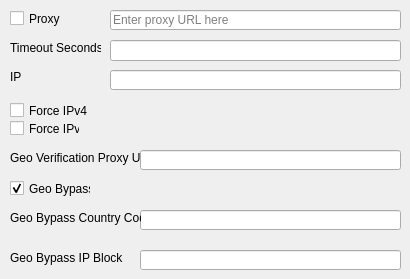
    <widget class="QWidget" name="net_geo_tab">
     <attribute name="title">
      <string>Net/Geo</string>
     </attribute>
     <widget class="QCheckBox" name="proxy_checkBox">
      <property name="geometry">
       <rect>
        <x>10</x>
        <y>10</y>
        <width>70</width>
        <height>17</height>
       </rect>
      </property>
      <property name="text">
       <string>Proxy</string>
      </property>
     </widget>
     <widget class="QLineEdit" name="proxy_url_input">
      <property name="geometry">
       <rect>
        <x>110</x>
        <y>10</y>
        <width>291</width>
        <height>20</height>
       </rect>
      </property>
      <property name="text">
       <string/>
      </property>
      <property name="placeholderText">
       <string>Enter proxy URL here</string>
      </property>
     </widget>
     <widget class="QLineEdit" name="timeout_seconds_input">
      <property name="geometry">
       <rect>
        <x>110</x>
        <y>40</y>
        <width>291</width>
        <height>21</height>
       </rect>
      </property>
     </widget>
     <widget class="QLabel" name="timeout_seconds_label">
      <property name="geometry">
       <rect>
        <x>10</x>
        <y>40</y>
        <width>91</width>
        <height>16</height>
       </rect>
      </property>
      <property name="text">
       <string>Timeout Seconds</string>
      </property>
     </widget>
     <widget class="QLabel" name="ip_label">
      <property name="geometry">
       <rect>
        <x>10</x>
        <y>70</y>
        <width>47</width>
        <height>13</height>
       </rect>
      </property>
      <property name="toolTip">
       <string>&lt;html&gt;&lt;head/&gt;&lt;body&gt;&lt;pre style=&quot; margin-top:0px; margin-bottom:16px; margin-left:0px; margin-right:0px; -qt-block-indent:0; text-indent:0px; line-height:145%;&quot;&gt;&lt;span style=&quot; font-family:'ui-monospace','SFMono-Regular','SF Mono','Menlo','Consolas','Liberation Mono','monospace'; color:#c9d1d9; background-color:transparent;&quot;&gt;Client-side IP address to bind to&lt;/span&gt;&lt;/pre&gt;&lt;/body&gt;&lt;/html&gt;</string>
      </property>
      <property name="whatsThis">
       <string>&lt;html&gt;&lt;head/&gt;&lt;body&gt;&lt;pre style=&quot; margin-top:0px; margin-bottom:16px; margin-left:0px; margin-right:0px; -qt-block-indent:0; text-indent:0px; line-height:145%;&quot;&gt;&lt;span style=&quot; font-family:'ui-monospace','SFMono-Regular','SF Mono','Menlo','Consolas','Liberation Mono','monospace'; color:#c9d1d9; background-color:transparent;&quot;&gt;Client-side IP address to bind to&lt;/span&gt;&lt;/pre&gt;&lt;/body&gt;&lt;/html&gt;</string>
      </property>
      <property name="text">
       <string>IP</string>
      </property>
     </widget>
     <widget class="QLineEdit" name="ip_input">
      <property name="geometry">
       <rect>
        <x>110</x>
        <y>70</y>
        <width>291</width>
        <height>20</height>
       </rect>
      </property>
     </widget>
     <widget class="QCheckBox" name="force_ipv4_checkBox">
      <property name="geometry">
       <rect>
        <x>10</x>
        <y>100</y>
        <width>91</width>
        <height>21</height>
       </rect>
      </property>
      <property name="text">
       <string>Force IPv4</string>
      </property>
     </widget>
     <widget class="QCheckBox" name="force_ipv6_checkBox">
      <property name="geometry">
       <rect>
        <x>10</x>
        <y>120</y>
        <width>70</width>
        <height>17</height>
       </rect>
      </property>
      <property name="text">
       <string>Force IPv6</string>
      </property>
     </widget>
     <widget class="QLineEdit" name="geo_veri_proxy_url_input">
      <property name="geometry">
       <rect>
        <x>140</x>
        <y>150</y>
        <width>261</width>
        <height>20</height>
       </rect>
      </property>
     </widget>
     <widget class="QLabel" name="geo_veri_proxy_url_label">
      <property name="geometry">
       <rect>
        <x>10</x>
        <y>150</y>
        <width>131</width>
        <height>16</height>
       </rect>
      </property>
      <property name="text">
       <string>Geo Verification Proxy URL</string>
      </property>
     </widget>
     <widget class="QCheckBox" name="geo_bypass_checkBox">
      <property name="geometry">
       <rect>
        <x>10</x>
        <y>180</y>
        <width>81</width>
        <height>17</height>
       </rect>
      </property>
      <property name="toolTip">
       <string>&lt;html&gt;&lt;head/&gt;&lt;body&gt;&lt;pre style=&quot; margin-top:0px; margin-bottom:0px; margin-left:0px; margin-right:0px; -qt-block-indent:0; text-indent:0px; line-height:145%;&quot;&gt;&lt;span style=&quot; font-family:'ui-monospace','SFMono-Regular','SF Mono','Menlo','Consolas','Liberation Mono','monospace'; color:#c9d1d9; background-color:transparent;&quot;&gt;Bypass geographic restriction via faking X-Forwarded-For HTTP header (default)&lt;/span&gt;&lt;/pre&gt;&lt;/body&gt;&lt;/html&gt;</string>
      </property>
      <property name="whatsThis">
       <string>&lt;html&gt;&lt;head/&gt;&lt;body&gt;&lt;pre style=&quot; margin-top:0px; margin-bottom:0px; margin-left:0px; margin-right:0px; -qt-block-indent:0; text-indent:0px; line-height:145%;&quot;&gt;&lt;span style=&quot; font-family:'ui-monospace','SFMono-Regular','SF Mono','Menlo','Consolas','Liberation Mono','monospace'; color:#c9d1d9; background-color:transparent;&quot;&gt;Bypass geographic restriction via faking X-Forwarded-For HTTP header (default)&lt;/span&gt;&lt;/pre&gt;&lt;/body&gt;&lt;/html&gt;</string>
      </property>
      <property name="text">
       <string>Geo Bypass</string>
      </property>
      <property name="checked">
       <bool>true</bool>
      </property>
     </widget>
     <widget class="QLineEdit" name="geo_bypass_country_code_input">
      <property name="geometry">
       <rect>
        <x>140</x>
        <y>210</y>
        <width>261</width>
        <height>20</height>
       </rect>
      </property>
     </widget>
     <widget class="QLabel" name="geo_bypass_country_code_label">
      <property name="geometry">
       <rect>
        <x>10</x>
        <y>210</y>
        <width>131</width>
        <height>16</height>
       </rect>
      </property>
      <property name="text">
       <string>Geo Bypass Country Code</string>
      </property>
     </widget>
     <widget class="QLineEdit" name="geo_bypass_ip_block_input">
      <property name="geometry">
       <rect>
        <x>140</x>
        <y>250</y>
        <width>261</width>
        <height>20</height>
       </rect>
      </property>
     </widget>
     <widget class="QLabel" name="geo_bypass_ip_block_label">
      <property name="geometry">
       <rect>
        <x>10</x>
        <y>250</y>
        <width>121</width>
        <height>16</height>
       </rect>
      </property>
      <property name="toolTip">
       <string>&lt;html&gt;&lt;head/&gt;&lt;body&gt;&lt;pre style=&quot; margin-top:0px; margin-bottom:0px; margin-left:0px; margin-right:0px; -qt-block-indent:0; text-indent:0px; line-height:145%;&quot;&gt;&lt;span style=&quot; font-family:'ui-monospace','SFMono-Regular','SF Mono','Menlo','Consolas','Liberation Mono','monospace'; color:#c9d1d9; background-color:transparent;&quot;&gt;Force bypass geographic restriction with explicitly provided IP block in CIDR notation&lt;/span&gt;&lt;/pre&gt;&lt;/body&gt;&lt;/html&gt;</string>
      </property>
      <property name="whatsThis">
       <string>&lt;html&gt;&lt;head/&gt;&lt;body&gt;&lt;p&gt;&lt;span style=&quot; font-family:'ui-monospace','SFMono-Regular','SF Mono','Menlo','Consolas','Liberation Mono','monospace'; color:#c9d1d9; background-color:transparent;&quot;&gt;Force bypass geographic restriction with explicitly provided IP block in CIDR notation&lt;/span&gt;&lt;/p&gt;&lt;/body&gt;&lt;/html&gt;</string>
      </property>
      <property name="text">
       <string>Geo Bypass IP Block</string>
      </property>
     </widget>
    </widget>
